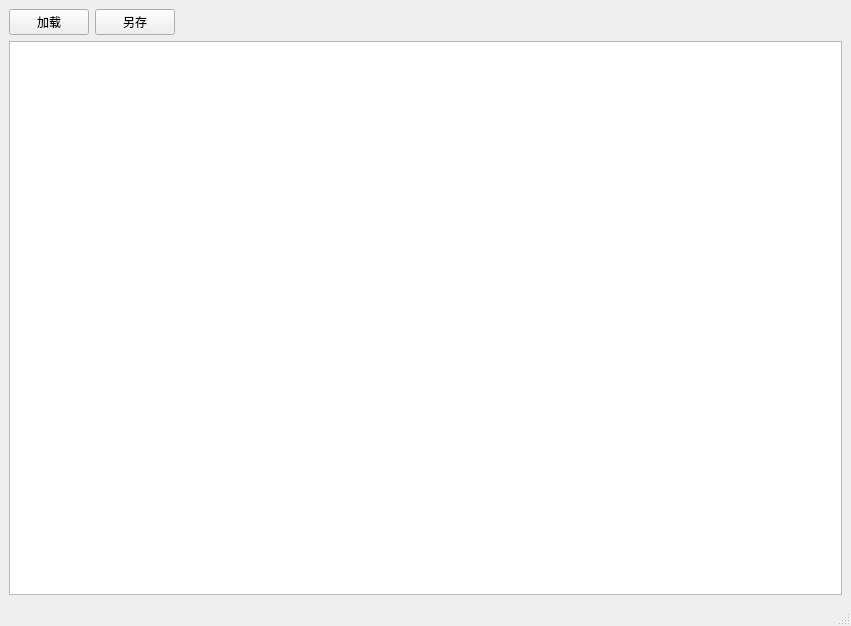
<?xml version="1.0" encoding="UTF-8"?>
<ui version="4.0">
 <class>MainWindow</class>
 <widget class="QMainWindow" name="MainWindow">
  <property name="geometry">
   <rect>
    <x>0</x>
    <y>0</y>
    <width>851</width>
    <height>626</height>
   </rect>
  </property>
  <property name="windowTitle">
   <string>MainWindow</string>
  </property>
  <widget class="QWidget" name="centralwidget">
   <layout class="QGridLayout" name="gridLayout">
    <item row="0" column="0">
     <widget class="QPushButton" name="btn_load">
      <property name="text">
       <string>加载</string>
      </property>
     </widget>
    </item>
    <item row="0" column="1">
     <widget class="QPushButton" name="btn_saveas">
      <property name="text">
       <string>另存</string>
      </property>
     </widget>
    </item>
    <item row="0" column="2">
     <spacer name="horizontalSpacer">
      <property name="orientation">
       <enum>Qt::Horizontal</enum>
      </property>
      <property name="sizeHint" stdset="0">
       <size>
        <width>652</width>
        <height>20</height>
       </size>
      </property>
     </spacer>
    </item>
    <item row="1" column="0" colspan="3">
     <widget class="QTableView" name="tableView">
      <property name="editTriggers">
       <set>QAbstractItemView::AnyKeyPressed|QAbstractItemView::DoubleClicked|QAbstractItemView::EditKeyPressed</set>
      </property>
     </widget>
    </item>
   </layout>
  </widget>
  <widget class="QMenuBar" name="menubar">
   <property name="geometry">
    <rect>
     <x>0</x>
     <y>0</y>
     <width>851</width>
     <height>25</height>
    </rect>
   </property>
  </widget>
  <widget class="QStatusBar" name="statusbar"/>
 </widget>
 <resources/>
 <connections/>
</ui>
